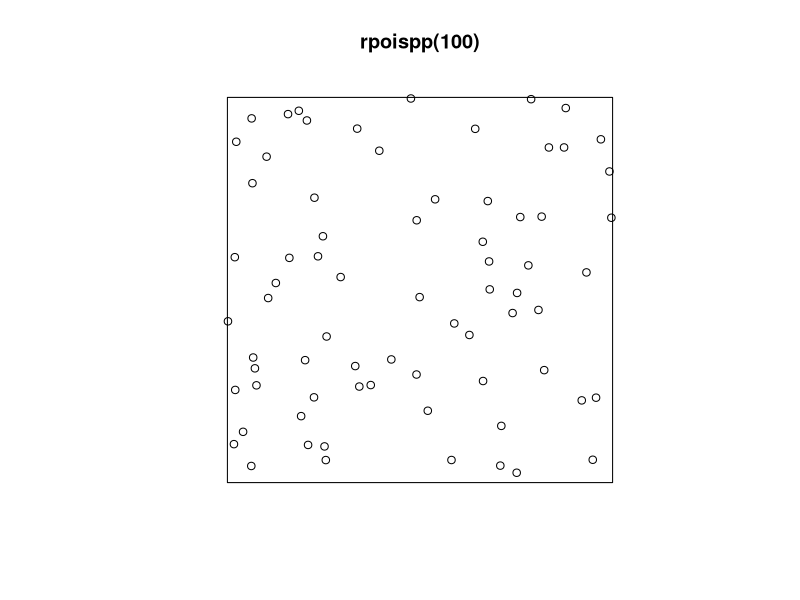
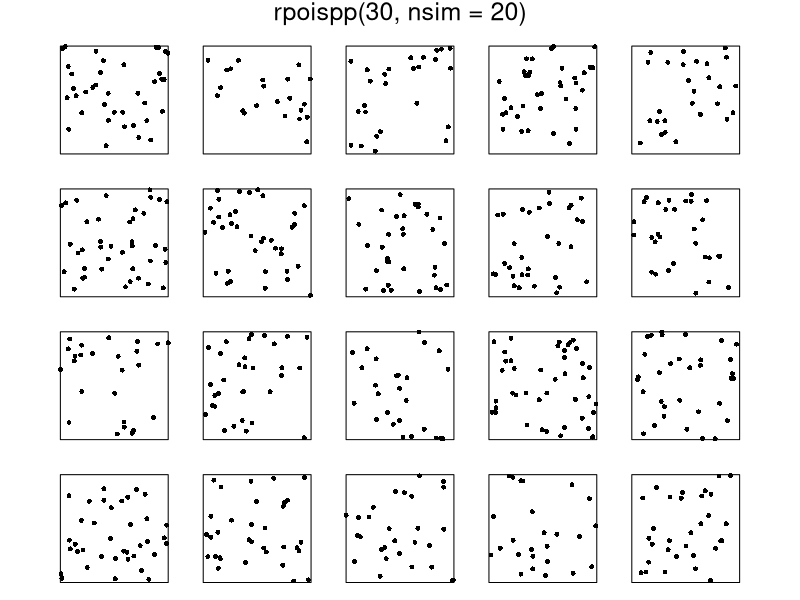
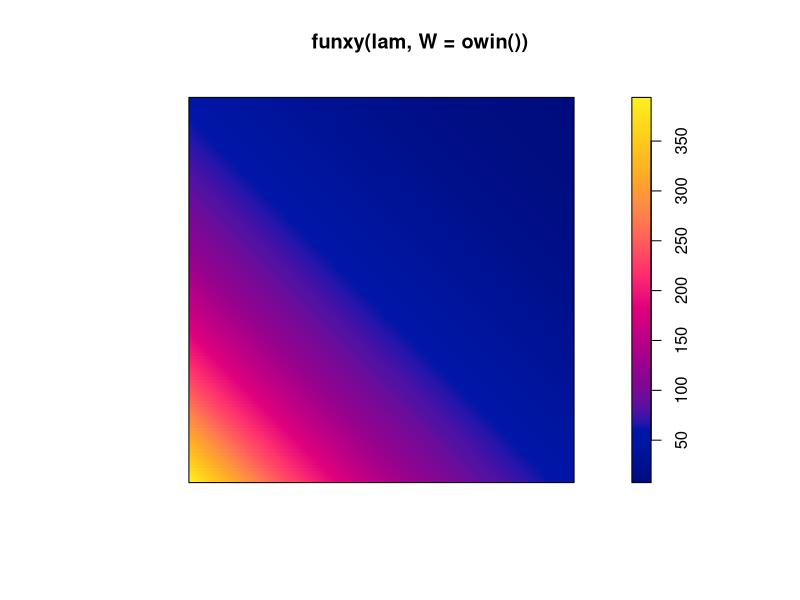
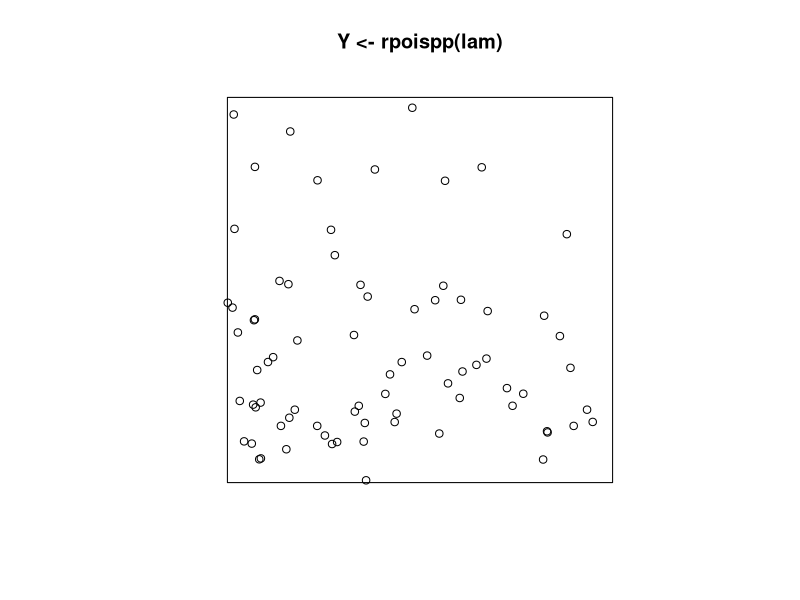
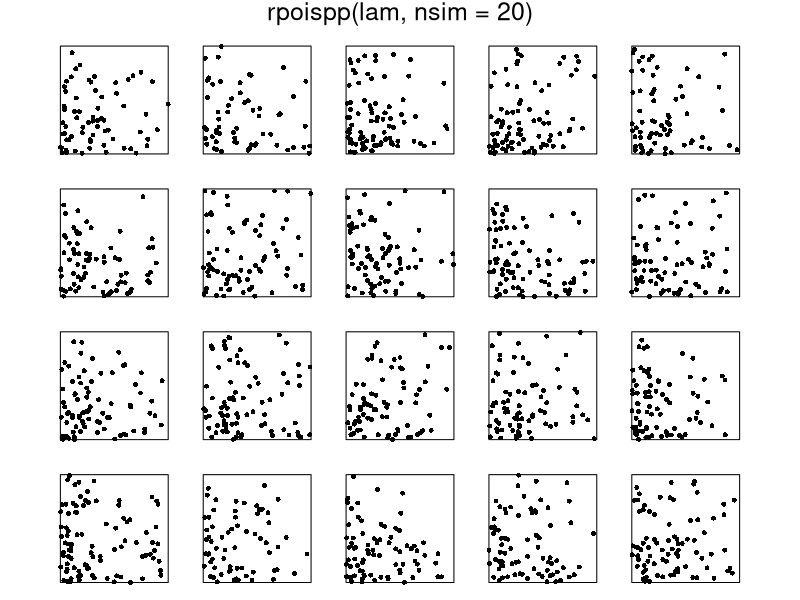
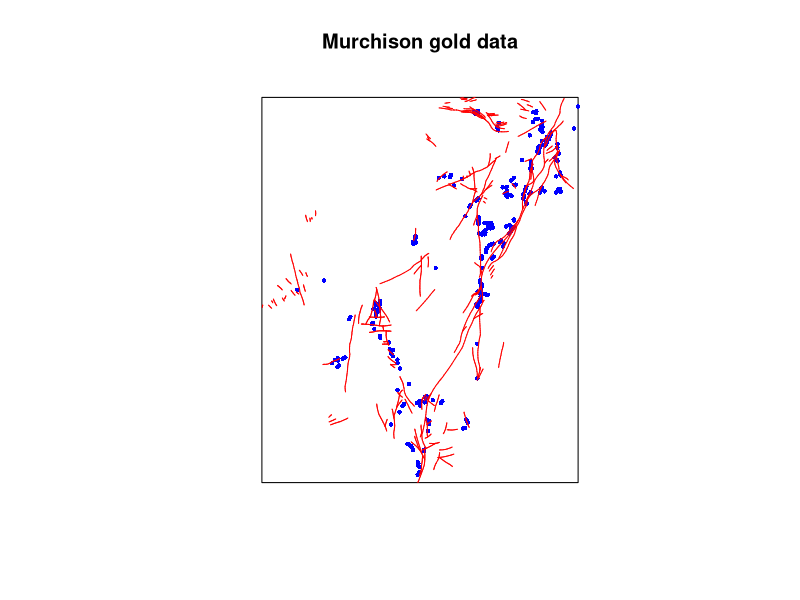
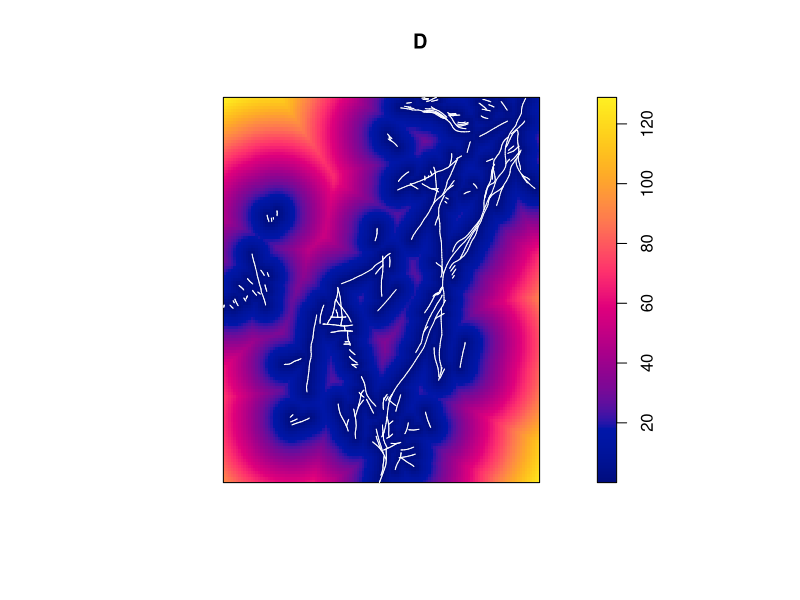
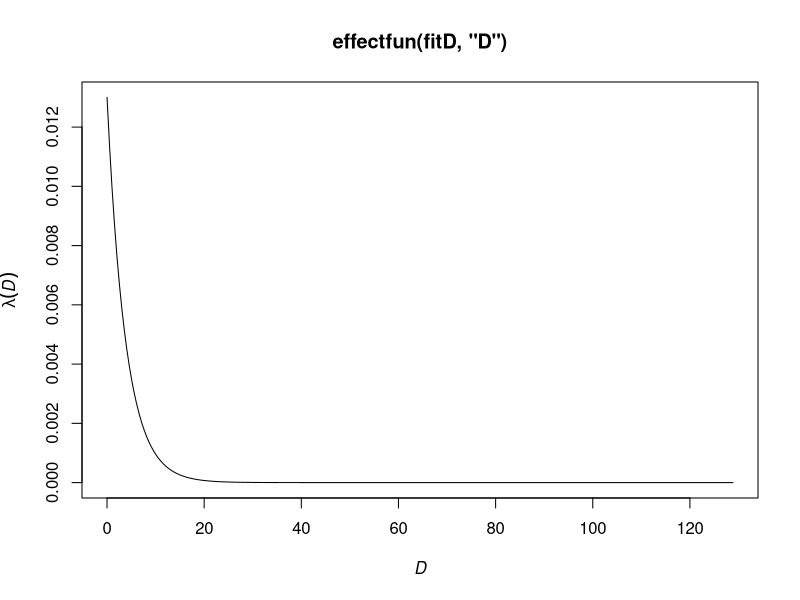

These charts were generated, in order, by the following R code:
#'      SSAI course on spatial point patterns with spatstat
#'                     Perth, May 2017
#' 
#'                   Lecturer's R script 
#'                  Session 4: Fitting Poisson models
#' 
#'         Copyright (c) Adrian Baddeley and Ege Rubak 2017
#' 
library(spatstat)

plot(rpoispp(100))
plot(rpoispp(30, nsim=20), main.panel="", mar.panel=1, pch=16)
#' [Point process - 'ensemble']
#' [Poisson properties]

#' [Homogeneous Poisson process is completely specified by its intensity]
intensity(swedishpines)
#' Fit model to data
ppm(swedishpines)
#' No other arguments - assume homogeneous Poisson.
m <- ppm(swedishpines)
class(m)
coef(m)
simulate(m)
#'
lam <- function(x,y) { 400 * exp(-2*(x + y)) }
plot(funxy(lam, W = owin()))
plot(Y <- rpoispp(lam))
plot(rpoispp(lam, nsim=20), main.panel="", mar.panel=1, pch=16)
#' [Inhomogeneous Poisson process is completely specified by
#' its intensity function.]

#' Fit model. 
ppm(Y ~ x + y)
#' Formula specifies form of **log** intensity
#' [Write out formula before/after fit]
mxy <- ppm(Y ~ x + y)
coef(mxy)

X <- murchison$gold
L <- murchison$faults
X <- rescale(X, 1000, unitname="km")
L <- rescale(L, 1000, unitname="km")
plot(X, main="Murchison gold data", chars=16, cex=0.6, cols="blue")
plot(L, add=TRUE, col="red")
D <- distfun(L)
plot(D)
plot(L, add=TRUE, col="white")

fitD <- ppm(X ~ D)
fitD
coef(fitD)
#' Fitted coefficients [write formula]
plot(effectfun(fitD, "D"))
confint(fitD)
vcov(fitD)
plot(predict(fitD))
plot(simulate(fitD))

#' test for significance of effect
fit0 <- ppm(X ~ 1)
fit0
anova(fit0, fitD, test="LR")

#' Using the `data` argument of ppm (recommended)
murch <- solist(gold = X, faultdist = D)
ppm(gold ~ faultdist, data = murch)

#'
copP <- rotate(copper$SouthPoints, pi/2)
copL <- rotate(copper$SouthLines, pi/2)
plot(copP, main="Queensland copper data")
plot(copL, add=TRUE)
#'
copD <- distmap(copL)
cfD <- ppm(copP ~ copD)
cf0 <- ppm(copP ~ 1)
anova(cf0, cfD, test="LR")

#' model selection
cfD3 <- ppm(copP ~ polynom(copD, 3))
cfD3
step(cfD3)
